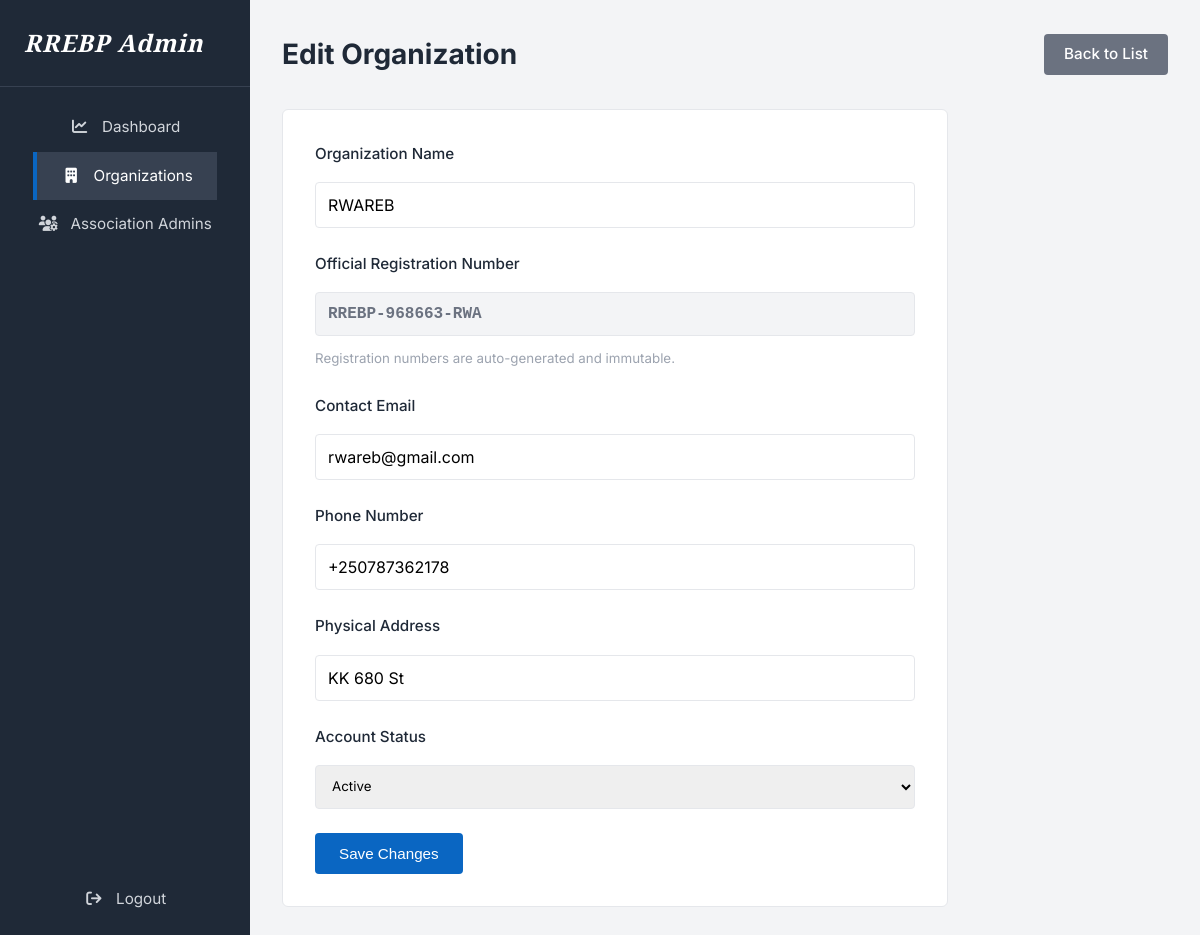
Page /spdash/organizations/0e0687cb-f633-4534-a157-f0cf84ae1228/edit (signed in) on the committed database.
### models.py (models this page shows)
class Organization(db.Model):
    __tablename__ = 'organizations'
    id = db.Column(db.String(36), primary_key=True, default=generate_uuid)
    name = db.Column(db.String(150), unique=True, nullable=False)
    registration_number = db.Column(db.String(100), unique=True, nullable=False)
    email = db.Column(db.String(150), nullable=False)
    phone = db.Column(db.String(30), nullable=False)
    address = db.Column(db.Text, nullable=True)
    status = db.Column(db.String(20), default='Active')  # 'Active' or 'Suspended'
    created_by = db.Column(db.String(36), db.ForeignKey('super_admins.id'), nullable=False)
    created_at = db.Column(db.DateTime, default=datetime.utcnow)
    updated_at = db.Column(db.DateTime, default=datetime.utcnow, onupdate=datetime.utcnow)
    admins = db.relationship('AssociationAdmin', backref='organization', lazy=True)

### superadmin.py (the view, shortened to what this page needs)
@superadmin.route('/spdash/organizations/<org_id>/edit', methods=['GET', 'POST'])
@login_required
def edit_organization(org_id):
    org = Organization.query.get_or_404(org_id)
    return render_template("sp_org_form.html", org=org)

### superadmin.py (called while the page is built)
@superadmin.context_processor
def inject_pending_counts():
    if 'superadmin_id' in session:
        pending_admins_count = AssociationAdmin.query.filter_by(account_status='Pending').count()
        return dict(pending_admins_count=pending_admins_count)
    return dict(pending_admins_count=0)

def login_required(f):
    @wraps(f)
    def decorated_function(*args, **kwargs):
        if 'superadmin_id' not in session:
            return redirect(url_for('superadmin.login'))
        return f(*args, **kwargs)
    return decorated_function

### templates/sp_org_form.html (shortened to what this page needs)
{% extends "sp_base.html" %}
{% block content %}
<div class="admin-header">
    <h1>{{ 'Edit Organization' if org else 'Register New Organization' }}</h1>
    <a href="{{ url_for('superadmin.organizations') }}" class="btn-primary" style="background-color: #6B7280;">Back to List</a>
</div>
<div class="form-card">
    <form action="{{ url_for('superadmin.edit_organization', org_id=org.id) if org else url_for('superadmin.new_organization') }}" method="POST">
        <div class="form-group">
            <label for="name">Organization Name</label>
            <input type="text" id="name" name="name" value="{{ org.name if org else '' }}" required>
        </div>
        {% if org %}
        <div class="form-group">
            <label for="registration_number">Official Registration Number</label>
            <input type="text" id="registration_number" value="{{ org.registration_number }}" disabled
                style="background-color: #F3F4F6; color: #6B7280; cursor: not-allowed; font-family: monospace; font-weight: bold;">
            <small style="color: #9CA3AF; margin-top: 0.25rem;">Registration numbers are auto-generated and immutable.</small>
        </div>
        {% endif %}
        <div class="form-group">
            <label for="email">Contact Email</label>
            <input type="email" id="email" name="email" value="{{ org.email if org else '' }}" required>
        </div>
        <div class="form-group">
            <label for="phone">Phone Number</label>
            <input type="text" id="phone" name="phone" value="{{ org.phone if org else '' }}" required>
        </div>
        <div class="form-group">
            <label for="address">Physical Address</label>
            <input type="text" id="address" name="address" value="{{ org.address if org else '' }}">
        </div>
        {% if org %}
        <div class="form-group">
            <label for="status">Account Status</label>
            <select id="status" name="status">
                <option value="Active" {% if org.status == 'Active' %}selected{% endif %}>Active</option>
            </select>
        </div>
        {% endif %}
        <button type="submit" class="btn-primary" style="padding: 0.75rem 1.5rem;">
            {{ 'Save Changes' if org else 'Register Organization' }}
        </button>
    </form>
</div>
{% endblock %}

### static/css/style.css (style rules this page uses)
:root { --bg-white: #FFFFFF; --text-dark: #1F2937; --text-muted: #6B7280; --border-grey: #E5E7EB; --hover-grey: #F3F4F6; --btn-blue: #0A66C2; --btn-blue-hover: #004182; --footer-bg: #2f426b; }
body { font-family: 'Inter', sans-serif; background-color: var(--bg-white); color: var(--text-dark); margin: 0; padding: 0; line-height: 1.6; display: flex; flex-direction: column; min-height: 100vh; }
.btn-primary { background-color: var(--btn-blue); color: var(--bg-white); padding: 0.5rem 1.25rem; border-radius: 4px; text-decoration: none; font-weight: 500; font-size: 0.95rem; transition: background-color 0.2s; border: none; cursor: pointer; }
.form-group { display: flex; flex-direction: column; gap: 0.5rem; }
.form-group label { font-weight: 600; color: var(--text-dark); font-size: 0.95rem; }
.form-group input { padding: 0.75rem; border: 1px solid var(--border-grey); border-radius: 4px; font-size: 1rem; font-family: 'Inter', sans-serif; transition: border-color 0.2s, box-shadow 0.2s; }

### static/css/admin_style.css (style rules this page uses)
.admin-header { display: flex; justify-content: space-between; align-items: center; margin-bottom: 2rem; }
.admin-header h1 { margin: 0; font-size: 1.75rem; color: var(--text-dark); }

### templates/sp_org_form.html (style rules this page uses)
.form-card { background-color: var(--bg-white); padding: 2rem; border-radius: 6px; border: 1px solid var(--border-grey); max-width: 600px; }
.form-group { margin-bottom: 1.5rem; display: flex; flex-direction: column; }
.form-group label { font-weight: 500; margin-bottom: 0.5rem; color: var(--text-dark); }
.form-group input, .form-group select { padding: 0.75rem; border: 1px solid var(--border-grey); border-radius: 4px; font-family: 'Inter', sans-serif; }

### rows in the picture
Organization: name "RWAREB", registration_number "RREBP-968663-RWA", email "rwareb@gmail.com", phone "+250787362178", address "KK 680 St", status "Active"

### other values in the picture
{{ 'Edit Organization' if org else 'Register New Organization' }} "Edit Organization"
{{ 'Save Changes' if org else 'Register Organization' }} "Save Changes"
